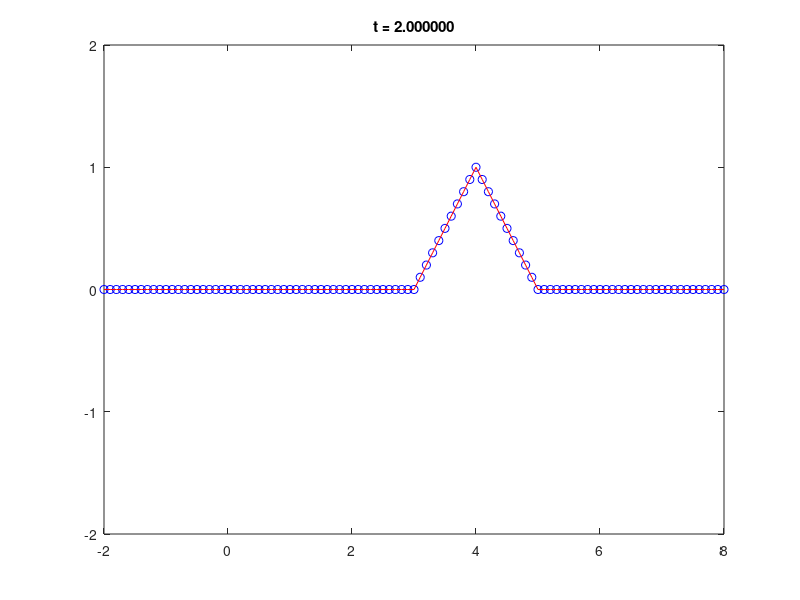
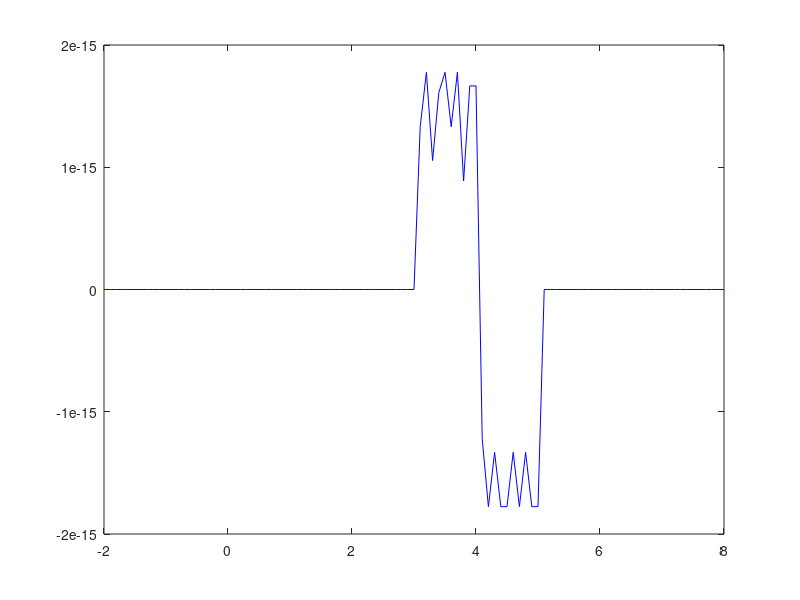

The MATLAB script that drew these images, in order:
%%%%%%%%%%%%%%%%%%%%%%%%%%%%%%%%%%%%%%%%%%%%%%%%%%%%%%%%%%%%%%%%%%%%%%%%%%%%%
%
% This MATLAB script computes the solution of the 1d advection equation
%
%    u_t + a u_x = 0
%
% on the domain -\infty < x < \infty with initial conditions
% 
%    u(x) = 0      for x <= -1 
%    u(x) = (x+1)  for -1 < x <= 0
%    u(x) = -(x-1) for 0 < x <= 1
%    u(x) = 0      for x >= 1
%
% using forward Euler time integration with a first-order upwind spatial 
% discretization and an optimal time step of dt = dx/a.  For computational 
% purposes, the domain is truncated to -2 < x < 8 and the boundary 
% conditions are taken to be u(-2) = 0 and u(8) = -0. 
% 
% Kevin T. Chu
% 2007 September
% 
%%%%%%%%%%%%%%%%%%%%%%%%%%%%%%%%%%%%%%%%%%%%%%%%%%%%%%%%%%%%%%%%%%%%%%%%%%%%%

clear 
format long
format compact

% PDE parameters
a = 2;

% time integration parameters
t_init  = 0.0;
t_final = 2;

% number of grid cells to use in computation 
% NOTE: number of grid points is N = (N_cell+1)
N_cell = 100;

% construct grid
N = N_cell+1;
dx = 10/N_cell;
x = -2:dx:8;  x = x';   

% set dt
dt = dx/a;

% construct upwind first-derivative operator (with boundary conditions)
G = (diag(ones(N,1),0) - diag(ones(N-1,1),-1))/dx;
G(1,1) = 0; G(1,2) = 0;    % no need to compute gradient at boundary 
G(N,N) = 0; G(N,N-1) = 0;  % no need to compute gradient at boundary 

% set initial data
u_init = zeros(size(x));
idx = find(x <= 0 & x > -1);
u_init(idx) = x(idx)+1;
idx = find(x <= 1 & x > 0);
u_init(idx) = -(x(idx)-1);


% first-order upwind (Optimal Time Step)
t = t_init;
u = u_init;
while (t < t_final)

  % compute exact solution
  u_exact = zeros(size(x));
  idx = find((x-a*t) <= 0 & (x-a*t) > -1);
  u_exact(idx) = x(idx)-a*t+1;
  idx = find((x-a*t) <= 1 & (x-a*t) > 0);
  u_exact(idx) = -(x(idx)-a*t-1);

  % plot solution
  figure(1); clf;
  plot(x,u,'bo');
  hold on;
  plot(x,u_exact,'r');
  axis([-2 8 -2 2]);
  title_string = sprintf('t = %f',t);
  title(title_string);
  drawnow

  % impose boundary conditions
  u(1) = 0;
  u(N) = 0;

  % update solution
  u = u - a*dt*(G*u);

  % update time
  t = t + dt;

end

% compute exact solution
u_exact = zeros(size(x));
idx = find((x-a*t) <= 0 & (x-a*t) > -1);
u_exact(idx) = x(idx)-a*t+1;
idx = find((x-a*t) <= 1 & (x-a*t) > 0);
u_exact(idx) = -(x(idx)-a*t-1);

% plot final result
figure(1); clf;
plot(x,u,'bo');
hold on;
plot(x,u_exact,'r');
axis([-2 8 -2 2]);
title_string = sprintf('t = %f',t);
title(title_string);

% compute error
err = u-u_exact;
err_L1_upwind1_ots = sum(abs(err))*dx
err_L_inf_upwind1_ots = max((err))

% plot error
figure(2); clf;
plot(x,err,'b-');  


